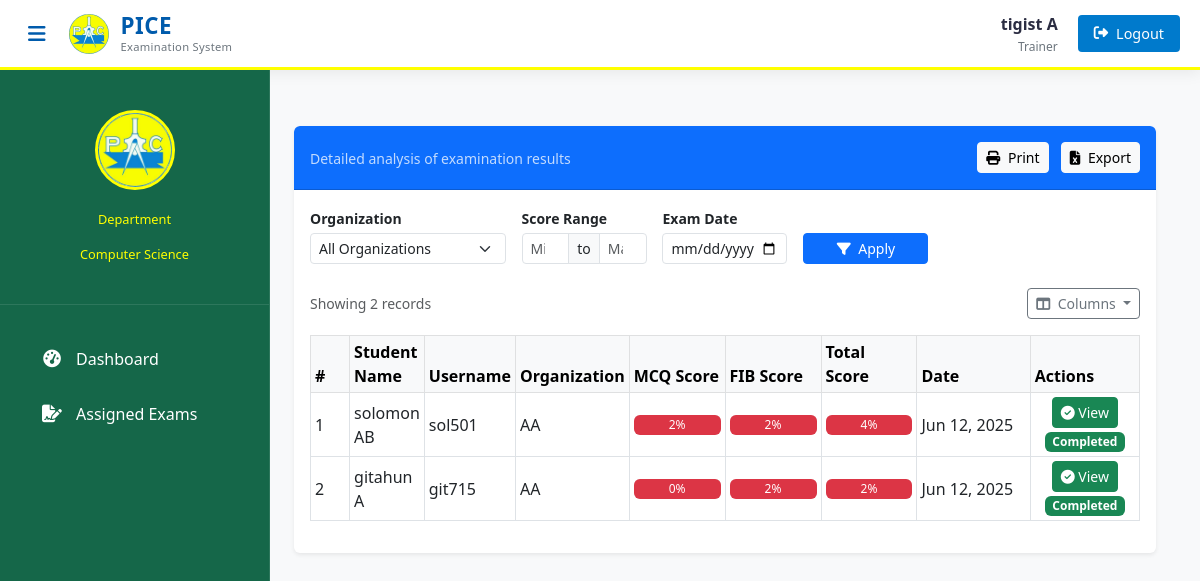
The page /examiner/examiner-view-examinee/7 (signed in) on the database as committed earlier.
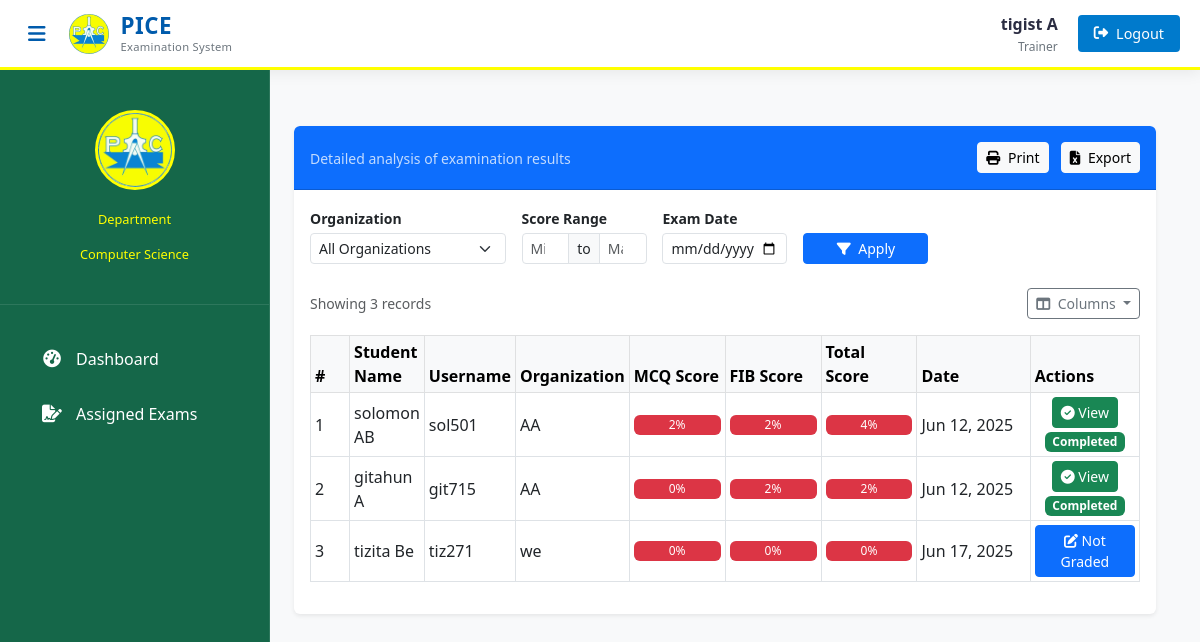
The same page on the database as committed later.
### exam/models.py (models this page shows)
class Result(models.Model):
    student = models.ForeignKey(Student,on_delete=models.CASCADE)
    exam = models.ForeignKey(Course,on_delete=models.CASCADE)
    marks = models.PositiveIntegerField()
    date = models.DateTimeField(auto_now=True)

### student/models.py (models this page shows, shortened)
class Student(models.Model):
    user=models.OneToOneField(User,on_delete=models.CASCADE)
    address = models.CharField(max_length=40)
    mobile = models.CharField(max_length=20,null=False)
    organization = models.CharField(max_length=200, null=False)
    course = models.ForeignKey(
        'exam.Course',
        on_delete=models.SET_NULL,
        null=True
    )
    department = models.ForeignKey(
        'exam.Department',  # Reference to your Department model
        on_delete=models.SET_NULL,
        null=True,
        blank=True,
        related_name='students'
    )
    @property
    def get_name(self):
        return self.user.first_name+" "+self.user.last_name

### examiner/views.py (the view)
# urls.py: path('examiner-view-examinee/<int:course_id>', views.examiner_view_examinees_view,name='examiner-view-examinee'),
@login_required(login_url='examiner:examinerlogin')
@user_passes_test(is_examiner)
def examiner_view_examinees_view(request, course_id):
    department = get_examiner_department(request)
    examiner = EMODEL.Examiner.objects.get(user=request.user)
    course = get_object_or_404(QMODEL.Course, id=course_id, examiners=examiner)
    has_fib_questions = QMODEL.Question.objects.filter(
        course=course,
        question_type='FIB'
    ).exists()
    results = QMODEL.Result.objects.filter(exam=course).select_related('student')
    organization = request.GET.get('organization', '')
    min_mark = request.GET.get('min_mark', '')
    max_mark = request.GET.get('max_mark', '')
    exam_date = request.GET.get('exam_date', '')
    if organization:
        results = results.filter(student__organization=organization)
    if exam_date:
        try:
            date_obj = datetime.strptime(exam_date, '%Y-%m-%d').date()
            results = results.filter(date__date=date_obj)
        except ValueError:
            exam_date = ''
    student_data = {}
    if has_fib_questions:
        fib_data = QMODEL.StudentAnswer.objects.filter(
            question__course=course,
            question__question_type='FIB'
        ).values('student').annotate(
            fib_score=Coalesce(Sum('marks_obtained'), Value(0)),
            total_questions=Count('id'),
            graded_questions=Count(
                Case(
                    When(is_graded=True, then=1),
                    output_field=IntegerField()
                )
            )
        )
        student_data = {
            sd['student']: {
                'fib_score': sd['fib_score'],
                'total_questions': sd['total_questions'],
                'graded_questions': sd['graded_questions'],
                'has_fib': True,
                'is_completed': sd['total_questions'] > 0 and sd['total_questions'] == sd['graded_questions']
            }
            for sd in fib_data
        }
    results_list = []
    for result in results:
        data = student_data.get(result.student.id, {
            'fib_score': 0,
            'total_questions': 0,
            'graded_questions': 0,
            'has_fib': has_fib_questions,
            'is_completed': False
        })
        result.fib_score = data['fib_score']
        result.total_score = result.marks + data['fib_score']
        result.grading_status = {
            'has_fib_questions': has_fib_questions,
            'has_fib_for_student': data['has_fib'],
            'is_completed': data['is_completed'],
            'graded_count': data['graded_questions'],
            'total_questions': data['total_questions']
        }
        results_list.append(result)
    if min_mark and min_mark.isdigit():
        results_list = [r for r in results_list if r.total_score >= int(min_mark)]
    if max_mark and max_mark.isdigit():
        results_list = [r for r in results_list if r.total_score <= int(max_mark)]
    paginator = Paginator(results_list, 10)
    page_number = request.GET.get('page')
    page_obj = paginator.get_page(page_number)
    return render(request, 'examiner/examiner_view_examinee.html', {
        'course': course,
        'results': page_obj,
        'has_fib_questions': has_fib_questions,
        'organizations': SMODEL.Student.objects.filter(
            department=department
        ).values_list('organization', flat=True).distinct(),
        'selected_org': organization,
        'exam_date': exam_date,
        'min_mark': min_mark,
        'max_mark': max_mark,
    })

### exam/models.py (called while the page is built)
   def __str__(self):
        return self.department_name

### examiner/views.py (called while the page is built)
def get_examiner_department(request):
    examiner = get_object_or_404(models.Examiner, user=request.user)
    return examiner.department

def is_examiner(user):
    return user.groups.filter(name='EXAMINER').exists()

### templates/examiner/examiner_view_examinee.html (shortened to what the changed rows need)
{% extends 'examiner/examinerbase.html' %}
{% block content %}
{% load static %}
<div class="container py-4">
  <div class="card shadow-sm border-0 overflow-hidden">
    <div class="card-body">
      {% if results %}
      <div id="report-section">
        <div class="d-flex justify-content-between align-items-center mb-3">
          <div class="text-muted small">
            Showing {{ results|length }} records
          </div>
          <div class="dropdown">
            <button class="btn btn-outline-secondary btn-sm dropdown-toggle" type="button" data-bs-toggle="dropdown">
              <i class="fas fa-columns me-1"></i> Columns
            </button>
          </div>
        </div>
        <div class="table-responsive">
          <table class="table table-sm table-hover table-bordered align-middle" id="report-table">
            <thead class="table-light">
              <tr>
                <th width="50">#</th>
                <th>Student Name</th>
                <th>Username</th>
                <th>Organization</th>
                <th width="120">MCQ Score</th>
                <th width="120">FIB Score</th>
                <th width="120">Total Score</th>
                <th width="150">Date</th>
                <th width="120">Actions</th>
              </tr>
            </thead>
              <tbody>
                {% for result in results %}
                <tr>
                  <td>{{ forloop.counter }}</td>
                  <td>{{ result.student.get_name }}</td>
                  <td>{{ result.student.user.username }}</td>
                  <td>{{ result.student.organization }}</td>
                  <td>
                    <div class="progress" style="height: 20px;">
                      <div class="progress-bar {% if result.marks >= 75 %}bg-success{% elif result.marks >= 50 %}bg-warning{% else %}bg-danger{% endif %}"
                          role="progressbar" style="width: 100%" aria-valuenow="{{ result.marks }}" aria-valuemin="0" aria-valuemax="100">
                        {{ result.marks }}%
                      </div>
                    </div>
                  </td>
                  <td>
                    <div class="progress" style="height: 20px;">
                      <div class="progress-bar {% if result.fib_score >= 75 %}bg-success{% elif result.fib_score >= 50 %}bg-warning{% else %}bg-danger{% endif %}"
                          role="progressbar" style="width: 100%"
                          aria-valuenow="{{ result.fib_score }}" aria-valuemin="0" aria-valuemax="100">
                        {{ result.fib_score }}%
                      </div>
                    </div>
                  </td>
                  <td>
                    <div class="progress" style="height: 20px;">
                      <div class="progress-bar {% if result.total_score >= 75 %}bg-success{% elif result.total_score >= 50 %}bg-warning{% else %}bg-danger{% endif %}"
                          role="progressbar" style="width: 100%"
                          aria-valuenow="{{ result.total_score }}" aria-valuemin="0" aria-valuemax="100">
                        {{ result.total_score }}%
                      </div>
                    </div>
                  </td>
                  <td>{{ result.date|date:"M d, Y" }}</td>
                  <td class="text-center">
                    {% if result.grading_status.has_fib_questions %}
                        {% if result.grading_status.has_fib_for_student %}
                            {% if result.grading_status.is_completed %}
                                <a href="{% url 'examiner:examiner-view-grading' result.student.id course.id %}"
                                   class="btn btn-success btn-sm">
                                    <i class="fas fa-check-circle"></i> View
                                </a>
                                <small class="badge bg-success">Completed</small>
                            {% elif result.grading_status.graded_count > 0 %}
                                <a href="{% url 'examiner:examiner-view-grading' result.student.id course.id %}"
                                   class="btn btn-warning btn-sm">
                                    <i class="fas fa-spinner"></i> In Progress ({{ result.grading_status.graded_count }}/{{ result.grading_status.total_questions }})
                                </a>
                            {% else %}
                                <a href="{% url 'examiner:examiner-view-grading' result.student.id course.id %}"
                                   class="btn btn-primary btn-sm">
                                    <i class="fas fa-edit"></i> Not Graded
                                </a>
                            {% endif %}
                        {% else %}
                            <span class="badge bg-secondary">No FIB Answers</span>
                        {% endif %}
                    {% else %}
                        <span class="badge bg-info">No FIB Questions</span>
                    {% endif %}
                </td>
                </tr>
                {% endfor %}
              </tbody>
          </table>
        </div>
      </div>
      {% endif %}
    </div>
  </div>
</div>
{% endblock %}

Rows that differ between the two databases and show on the page:
added Result: student.get_name "tizita Be", student.user.username "tiz271", student.organization "we", marks "0", fib_score "0", total_score "0", date "Jun 17, 2025", shows "Not Graded"
Other text that changed with them:
{{ results|length }}: "2" → "3"
